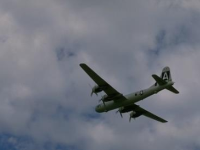
%> input picture maybefinal/2.png, 200 x 150 px
$ octave test.m   (GNU Octave 9; MATLAB toolbox functions it lacks are replaced by stand-ins)
%> lines starting %> are read from the running program, lines starting %| are printed output that depends on the picture; in (x1, y1, x2, y2) boxes, pixels count from 0 and x2, y2 are one past the last pixel; in counts of white or black regions, pixels touching at a corner belong together; the program's own positions count from 1
### maybefinal/run_test.m
function run_test(im_input,mean_num)
%UNTITLED3 此处显示有关此函数的摘要
%   此处显示详细说明
%%

im_input=imresize(im_input,[256,256]);
%imshow(im_input)
im1=spe1(im_input);%显著
figure,imshow(im1);
im2=im_input;%子图

[x,y]=size(im1);

mean_num_des=sort(im1(:),'descend');%求中值
label_all=(im1<=mean_num);
label_all=~fill_label(label_all);

for i=1:x
    for j=1:y
        if (label_all(i,j)==0) %meannum
            im2(i,j,:)=[255,255,255];
        end
    end
end
im2=uint8(im2);

figure,imshow(im2);
[im3,output_id]=mean_shift(im_input,50,70,0);% after fms
figure,imshow(im3);

for i=1:256
    for j=1:256
        if (im2(i,j,:)==[255,255,255])
            output_id(i,j)=0;
        end
    end
end
%%


%%%%%%%%%%%%%%%svm
im4=im2double(im3);
x=size(im3,1); y=size(im3,2);
cnt=0; limit1=2000; limit2=2000;

for i=1:x
    for j=1:y
        output_reshape((i-1)*x+j,:)=double(im_input(i,j,:));
        if (im1(i,j)>=mean_num_des(2000) && limit1>0)
            cnt=cnt+1; limit1=limit1-1;
            train_data(cnt,:)=output_reshape((i-1)*x+j,:);
            train_label(cnt)=1;
        end
        if (limit2>0 &&im1(i,j)<mean_num_des(2000))
                if ( output_id(i,j)==0 && ( (i>1 && output_id(i-1,j)~=output_id(i,j) ) ||  (j>1 && output_id(i,j-1)~=output_id(i,j) )  ))
                    cnt=cnt+1; limit2=limit2-1;
                    train_data(cnt,:)=output_reshape((i-1)*x+j,:);
                    train_label(cnt)=0;
                end
        end
    end
end

%%
model = svmtrain( train_data,train_label','kernel_function','linear');
predict_label = svmclassify(model,output_reshape);
%%形态学处理
re_predict_label=reshape(predict_label,[256 256]);
re_predict_label=(re_predict_label');

for i=1:x
    for j=1:y
        if (re_predict_label(i,j)==0)
            label_all(i,j)=0;
        end
    end
end
label_all=~label_all;
figure,subplot(311),imshow(label_all),title('predict');
se1=strel('disk',2);%这里是创建一个半径为2的平坦型圆盘结构元素
A2=imerode(label_all,se1);
subplot(312),imshow(A2),title('使用结构原始disk(2)腐蚀后的图像');
A3=imopen(A2,se1),subplot(313),imshow(A3),title('开运算');
im5=im_input; im6=im_input;
for i=1:x
    for j=1:y
       %if (~(predict_label((i-1)*x+j)==1 && output_id(i,j)==frequent_id) )
       %if ( output_id(i,j)~=frequent_id )
       if ( label_all(i,j)==1)
           im6(i,j,:)=[255,255,255];
       end
       if ( A3(i,j)==1 )
            im5(i,j,:)=[255,255,255];
        end
    end
end
%%
im5=uint8(im5);im6=uint8(im6);
figure;
subplot(121),imshow(im6),title('预测图像');
subplot(122),imshow(im5),title('形态学操作后图像');

end

### maybefinal/spe1.m
function [outputArg1] = spe1(inputArg1)
%Spectral


%% Read image from file
inImg = im2double(rgb2gray(inputArg1));
%%inImg = imresize(inImg, 64/size(inImg, 2));

%% Spectral Residual
myFFT = fft2(inImg);
myLogAmplitude = log(abs(myFFT));
myPhase = angle(myFFT);
mySpectralResidual = myLogAmplitude - imfilter(myLogAmplitude, fspecial('average', 3), 'replicate');
saliencyMap = abs(ifft2(exp(mySpectralResidual + i*myPhase))).^2;

%% After Effect
saliencyMap = mat2gray(imfilter(saliencyMap, fspecial('gaussian', [10, 10], 2.5)));
outputArg1=saliencyMap;
end

### maybefinal/fill_label.m


function [img]=fill_label(img)
img=mat2gray(img);
imshow(img);

[m n]=size(img);
[x y]=ginput(1);
x=round(x);
y=round(y);

tmp=ones(m,n);
queue_head=1;       %闃熷垪澶?
queue_tail=1;       %闃熷垪灏?
neighbour=[-1 -1;-1 0;-1 1;0 -1;0 1;1 -1;1 0;1 1];
q{queue_tail}=[y x];
queue_tail=queue_tail+1;
[ser1 ser2]=size(neighbour);

while queue_head~=queue_tail
    pix=q{queue_head};
    for i=1:ser1
        pix1=pix+neighbour(i,:);
        if pix1(1)>=1 && pix1(2)>=1 &&pix1(1)<=m && pix1(2)<=n
            if img(pix1(1),pix1(2))==1
                img(pix1(1),pix1(2))=0;
                q{queue_tail}=[pix1(1) pix1(2)];
                queue_tail=queue_tail+1;

            end
        end
    end

    queue_head=queue_head+1;
end

figure(1);
imshow(mat2gray(img));

### maybefinal/test.m
im_input=imread('2.png');
%> im_input is the input picture: size 150x200x3 uint8; mean R, G, B 113.7, 117.8, 128.8
mean_num=0.07;%a4  a5 0.01
% 1 0.07
% 2
run_test(im_input,mean_num);
%> in run_test, `im_input=imresize(im_input,[256,256]);`:
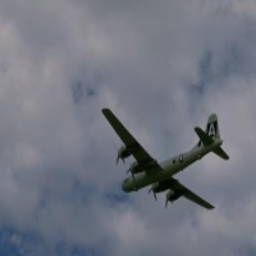
%> im_input: size 256x256x3 uint8; mean R, G, B 113.7, 117.8, 128.8
%> in spe1, `inImg = im2double(rgb2gray(inputArg1));`:
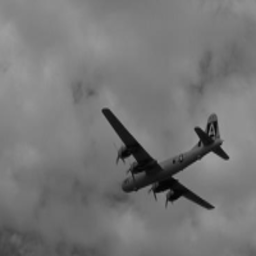
%> inImg: size 256x256 double; min 0.00784, max 0.627, mean 0.462
%> in spe1, `myLogAmplitude = log(abs(myFFT));`:
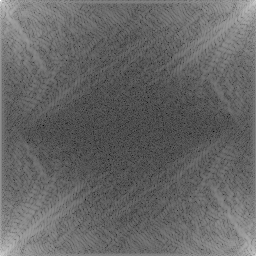
%> myLogAmplitude: size 256x256 double; min -6.74, max 10.32, mean 0.141; drawn with min black and max white
%> in spe1, `myPhase = angle(myFFT);`:
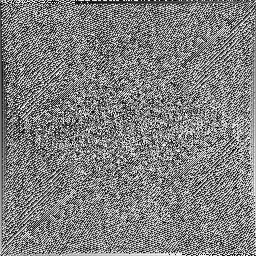
%> myPhase: size 256x256 double; min -3.14, max 3.14, mean 9.59e-05; drawn with min black and max white
%> in spe1, `mySpectralResidual = myLogAmplitude - imfilter(myLogAmplitude, fspecia..`:
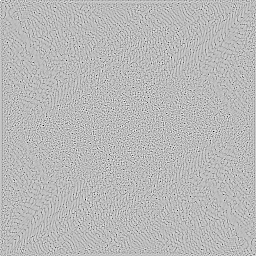
%> mySpectralResidual: size 256x256 double; min -4.57, max 1.7, mean 7.3e-18; drawn with min black and max white
%> in spe1, `saliencyMap = mat2gray(imfilter(saliencyMap, fspecial('gaussian', [10,..`:
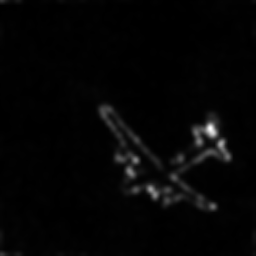
%> saliencyMap: size 256x256 double; min 0, max 1, mean 0.0213
%> in run_test, `label_all=(im1<=mean_num);`:
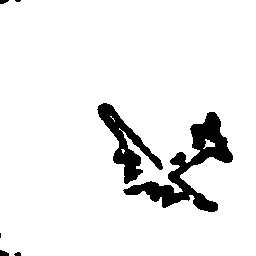
%> label_all: size 256x256 logical; 92.8% white; 7 black regions (2 under 20 px), largest, box (x1, y1, x2, y2) and area: (123, 112, 233, 212) 2990, (97, 103, 163, 184) 1621, (0, 250, 9, 256) 41, (0, 0, 9, 4) 27, (14, 252, 21, 256) 22
%> the run ends on the next line

$ run again, with maybefinal/1.png copied over maybefinal/2.png
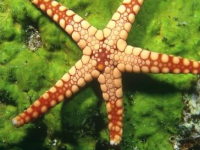
%> input picture maybefinal/1.png, 200 x 150 px
%> im_input is the input picture: size 150x200x3 uint8; mean R, G, B 113.5, 117.9, 49.3
%> im_input: size 256x256x3 uint8
%> in spe1, `saliencyMap = mat2gray(imfilter(saliencyMap, fspecial('gaussian', [10,..`:
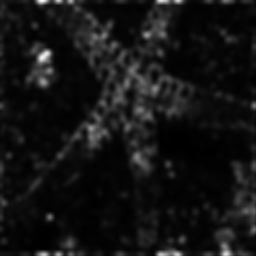
%> saliencyMap: size 256x256 double; min 0, max 1, mean 0.0786
%> in run_test, `label_all=(im1<=mean_num);`:
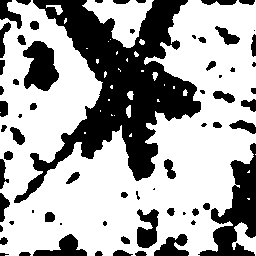
%> label_all: size 256x256 logical; 65.4% white; 67 black regions (19 under 20 px), largest, box (x1, y1, x2, y2) and area: (14, 0, 201, 203) 13451, (198, 143, 256, 256) 2683, (23, 41, 59, 91) 1223

$ run again, with maybefinal/3.png copied over maybefinal/2.png
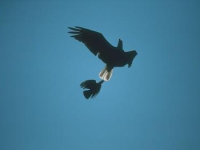
%> input picture maybefinal/3.png, 200 x 150 px
%> im_input is the input picture: size 150x200x3 uint8; mean R, G, B 65.5, 124.5, 153.2
%> im_input: size 256x256x3 uint8
%> in spe1, `saliencyMap = mat2gray(imfilter(saliencyMap, fspecial('gaussian', [10,..`:
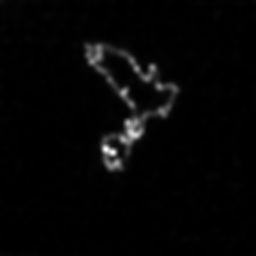
%> saliencyMap: size 256x256 double; min 0, max 1, mean 0.0225
%> in run_test, `label_all=(im1<=mean_num);`:
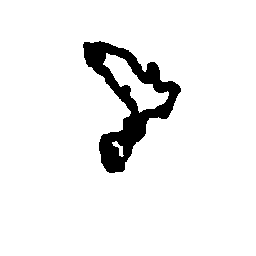
%> label_all: size 256x256 logical; 93.6% white; 1 black region, box (x1, y1, x2, y2) and area: (83, 41, 181, 173) 4183

$ run again, with maybefinal/5.png copied over maybefinal/2.png
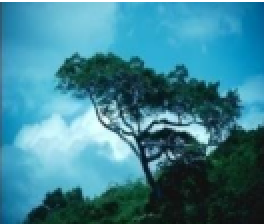
%> input picture maybefinal/5.png, 132 x 112 px (shown 2 times larger)
%> im_input is the input picture: size 112x132x3 uint8; mean R, G, B 60.6, 130.2, 147
%> im_input: size 256x256x3 uint8
%> in run_test, `label_all=(im1<=mean_num);`:
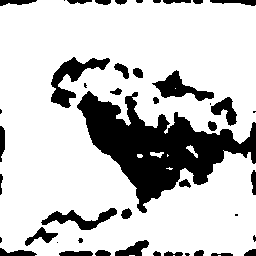
%> label_all: size 256x256 logical; 78.3% white; 45 black regions (12 under 20 px), largest, box (x1, y1, x2, y2) and area: (77, 91, 256, 213) 8710, (51, 57, 110, 108) 1037, (152, 70, 214, 101) 741
